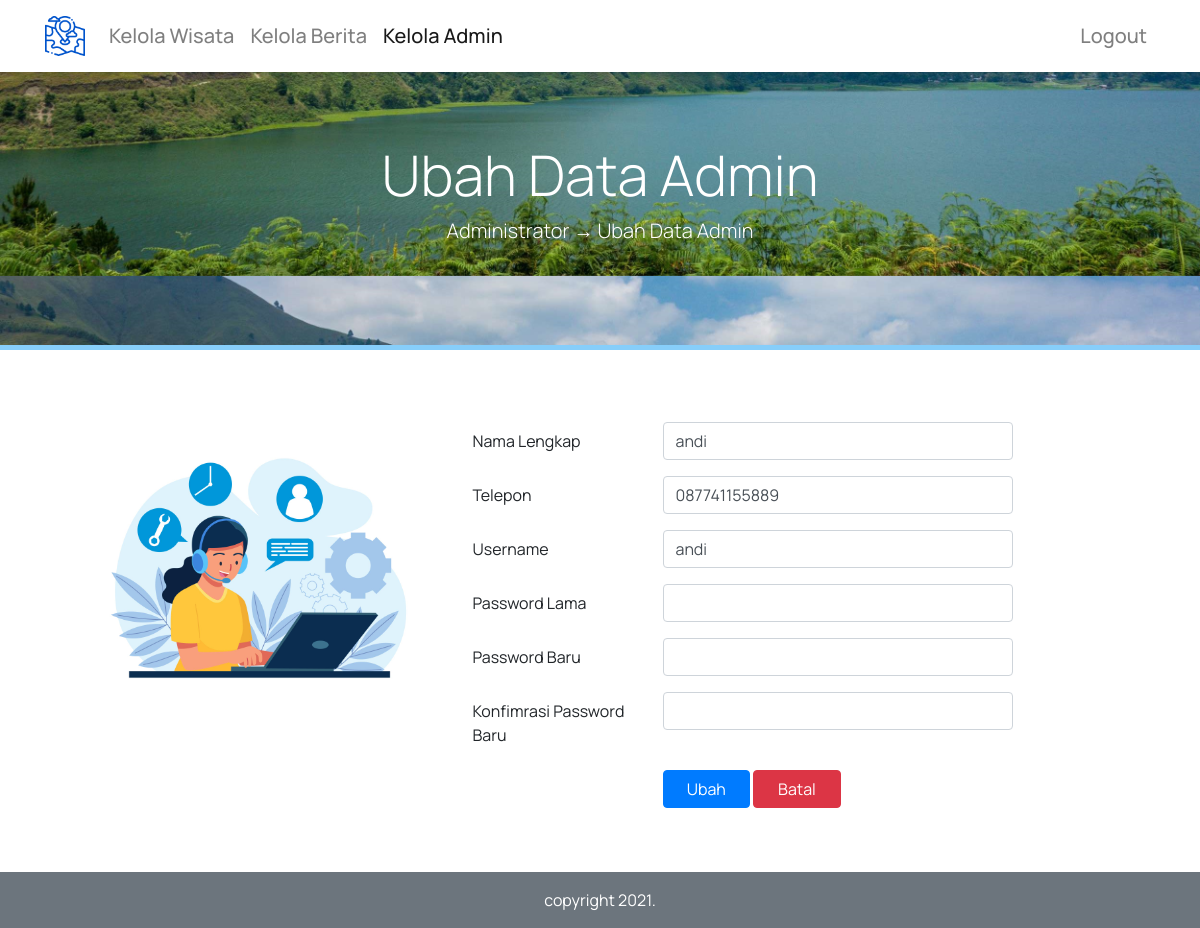
The app's page /ubah_admin.php?id_user=1 (signed in) with its own data.
### tables this page shows
CREATE TABLE `tb_user` (
  `id_user` int(5) NOT NULL,
  `nama` varchar(30) NOT NULL,
  `username` varchar(15) NOT NULL,
  `password` varchar(255) NOT NULL,
  `telepon` varchar(15) NOT NULL
);

### functions.php (called while the page is built, shortened)
<?php
$conn = mysqli_connect("localhost","root","","db_giswisatapdg");
function query($query) {
    global $conn;
    $result = mysqli_query($conn, $query);
    $rows = [];
    while( $row = mysqli_fetch_assoc($result) ) {
        $rows[] = $row;
    }
    return $rows;
}
?>

### ubah_admin.php (the view, shortened to what this page needs)
<?php
require 'functions.php';
$id = $_GET["id_user"];
$datauser = query("SELECT * FROM tb_user WHERE id_user = '$id'")[0];
?>
<!doctype html>
<html lang="en">
  <head>
    <link rel="stylesheet" href="style.css" />
    <link rel="stylesheet" href="https://cdn.jsdelivr.net/npm/bootstrap@4.6.0/dist/css/bootstrap.min.css">
      <link href="https://unpkg.com/gijgo@1.9.13/css/gijgo.min.css" rel="stylesheet" type="text/css" />
  </head>
  <body>
    <nav class="navbar navbar-expand-lg navbar-light fixed-top shadow-sm "
    style="background-color: #ffffff" >
    <div class="container" style="font-family: 'Manrope', sans-serif;">
      <a class="navbar-brand" href="#">
      <img src="img/logo/map.png" width="40" height="40">
      </a>
      <div class="collapse navbar-collapse mt-2 mb-2 h5" id="navbarNavDropdown">
        <ul class="navbar-nav ">
        <li class="nav-item">
            <a class="nav-link " href="kelola_wisata.php">Kelola Wisata</a>
        </li>
        <li class="nav-item">
            <a class="nav-link " href="kelola_berita.php">Kelola Berita</a>
        </li>
        <li class="nav-item active">
            <a class="nav-link " href="kelola_admin.php">Kelola Admin</a>
        </li>
      </ul>
      <ul class="navbar-nav ml-auto">
        <li class="nav-item">
          <a class="nav-link" href="logout.php">Logout</a>
        </li>
      </ul>
      </div>
      </div>
    </nav>
    <div class="jumbotron jumbotron-fluid" style="height: 350px">
        <div class="container text-center text-white font-weight-bold pt-5" style="font-family: 'Manrope', sans-serif;">
            <br>
            <h1 class="display-4">Ubah Data Admin</h1>
            <p class="lead">Administrator → Ubah Data Admin</p>
        </div>
    </div>
    <section class="ubahadminn mt-5 pt-4 mb-5">
    <div class="container" style="font-family: 'Manrope', sans-serif;">
    <div class="row justify-content-center">
      <div class="col-md-3">
        <img src="img/logo/user.jpg" style="width: 130%; margin-top: -20px;">
      </div>
      <div class="col-md-8">
        <form action="" method="post" enctype="multipart/form-data">
        <div class="form-group row justify-content-center">
            <label for="nama" class="col-sm-3 col-form-label">Nama Lengkap</label>
            <div class="col-sm-6">
                <input type="text" class="form-control" name="nama" id="nama" required value="<?= $datauser["nama"]; ?>">
            </div>
        </div>
        <div class="form-group row justify-content-center">
            <label for="telepon" class="col-sm-3 col-form-label">Telepon</label>
            <div class="col-sm-6">
                <input type="text" class="form-control" name="telepon" id="telepon" required value="<?= $datauser["telepon"]; ?>">
            </div>
        </div>
        <div class="form-group row justify-content-center">
            <label for="username" class="col-sm-3 col-form-label">Username</label>
            <div class="col-sm-6">
                <input type="text" class="form-control" name="username" id="username" required value="<?= $datauser["username"]; ?>">
            </div>
        </div>
        <div class="form-group row justify-content-center">
            <label for="passwordlama" class="col-sm-3 col-form-label">Password Lama</label>
            <div class="col-sm-6">
                <input type="password" class="form-control" name="passwordlama" id="passwordlama" required>
            </div>
        </div>
        <div class="form-group row justify-content-center">
            <label for="password" class="col-sm-3 col-form-label">Password Baru</label>
            <div class="col-sm-6">
                <input type="password" class="form-control" name="password" id="password" required>
            </div>
        </div>
        <div class="form-group row justify-content-center">
            <label for="password2" class="col-sm-3 col-form-label">Konfimrasi Password Baru</label>
            <div class="col-sm-6">
                <input type="password" class="form-control" name="password2" id="password2" required>
            </div>
        </div>
        <div class="form-group row justify-content-center">
            <div class="col-sm-3"></div>
            <div class="col-sm-6">
                <button type="submit" name="submit" class="btn btn-primary" style="width: 25%;">Ubah</button>
                <a href="kelola_admin.php" class="btn btn-danger" style="width: 25%;">Batal</a>
            </div>
        </div>
        </form>
      </div>
    </div>
    </div>
    </section>
    <footer class="text-white bg-secondary" style="font-family: 'Manrope', sans-serif;">
      <div class="container">
        <div class="row pt-3">
          <di class="col text-center">
            <p>copyright 2021.</p>
          </di>
        </div>
      </div>
    </footer>
  </body>
</html>

### style.css (style rules this page uses)
.navbar a { padding: right 5px !important; }
section { min-height: 420px; }
.jumbotron { max-height: 500px; background-image: url(img/hero/danau.jpeg); background-size: cover; background-position: 0 -210px; border-top: 5px solid salmon; border-bottom: 5px solid lightskyblue; }

### records on screen
tb_user: nama "andi", telepon "087741155889", username "andi"
